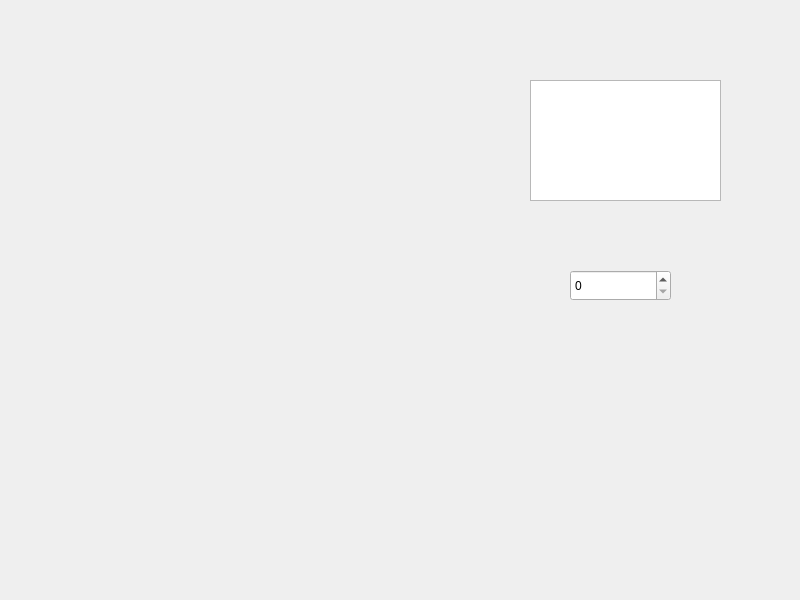
<?xml version="1.0" encoding="UTF-8"?>
<ui version="4.0">
 <class>Widget</class>
 <widget class="QWidget" name="Widget">
  <property name="geometry">
   <rect>
    <x>0</x>
    <y>0</y>
    <width>800</width>
    <height>600</height>
   </rect>
  </property>
  <property name="windowTitle">
   <string>Widget</string>
  </property>
  <widget class="QTextEdit" name="textEdit">
   <property name="geometry">
    <rect>
     <x>530</x>
     <y>80</y>
     <width>191</width>
     <height>121</height>
    </rect>
   </property>
  </widget>
  <widget class="QSpinBox" name="spinBox">
   <property name="geometry">
    <rect>
     <x>570</x>
     <y>270</y>
     <width>101</width>
     <height>31</height>
    </rect>
   </property>
  </widget>
 </widget>
 <resources/>
 <connections/>
</ui>
